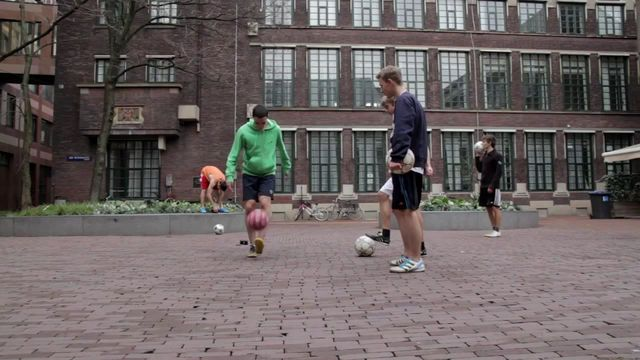
#> input picture track_color_base/00000001.jpg, 640 x 360 px
$ python main.py
#> lines starting #> are read from the running program, lines starting #| are printed output that depends on the picture; after the words box and inside, x2 and y2 are one past the last pixel; in counts of white or black regions, pixels touching at a corner belong together
# -*- coding:utf-8 -*-

import cv2
import matplotlib.pyplot as plt
import numpy as np
import pdb


im_list = ['00000001.jpg', '1.jpeg', '2.jpg', '3.jpg', '4.jpg']

num_hist = 16
#bbox = (300, 142, 355, 288)
bbox = (246, 209, 270, 232)
bbox_w = bbox[2] - bbox[0]
bbox_h = bbox[3] - bbox[1]

surbox = (bbox[0] - int(bbox_w / 2.5),
          bbox[1] - int(bbox_h / 2.5),
          bbox[2] + int(bbox_w / 2.5),
          bbox[3] + int(bbox_h / 2.5))

im = cv2.imread(im_list[0])
#> im is the input picture: shape (360, 640, 3); mean B, G, R 97.9, 98.5, 106.6
#im = im[:, :, -1:]
sum_im = im.shape[0] * im.shape[1] *im.shape[2]
#> sum_im = 691200
sum_bbox = bbox_w * bbox_h * 3

cv2.rectangle(im, (bbox[0], bbox[1]), (bbox[2], bbox[3]), (0, 255, 0))
#> im: shape (360, 640, 3); 0.04% of pixels changed, all inside (x1, y1, x2, y2) = (246, 209, 271, 233)
cv2.rectangle(im, (surbox[0], surbox[1]), (surbox[2], surbox[3]), (0, 0, 255))
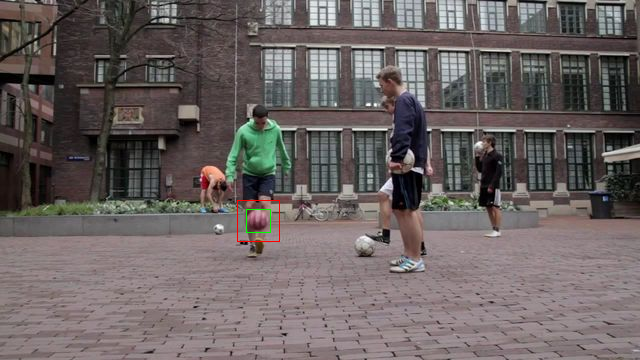
#> im: shape (360, 640, 3); mean B, G, R 97.8, 98.5, 106.6

im_bbox = im[bbox[1]:bbox[3], bbox[0]:bbox[2]]
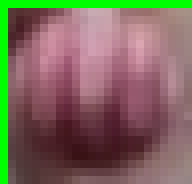
#> im_bbox: shape (23, 24, 3) (shown 8 times larger); mean B, G, R 92, 105, 124.3
im_sur = im[surbox[1]:surbox[3], surbox[0]:surbox[2]]
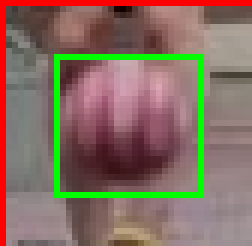
#> im_sur: shape (41, 42, 3) (shown 6 times larger); mean B, G, R 97.3, 110.7, 133.1

im_hist = []
im_bbox_hist = []
im_sur_hist = []
#for i in range(3):
#> (the run stopped early here; a loop or call above may not have finished)
